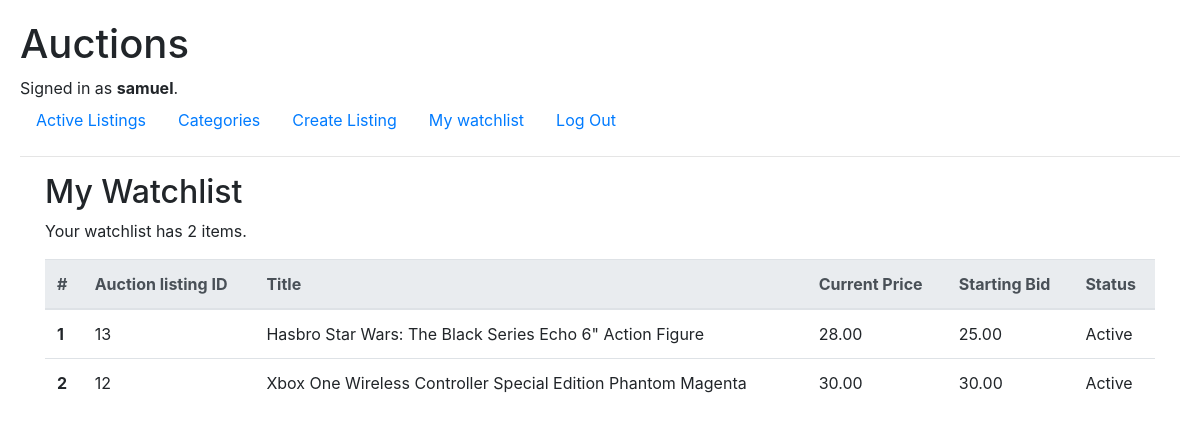
The app's page /watchlist (signed in) with its own data.
### auctions/models.py (models this page shows, shortened)
class User(AbstractUser):
    pass

class Auction(models.Model):
    title = models.CharField(max_length=64)
    description = models.TextField(max_length=512)
    starting_bid = models.DecimalField(max_digits=9, decimal_places=2, default=0.00)
    current_bid = models.DecimalField(max_digits=9, decimal_places=2, default=0.00)
    category = models.ForeignKey(Category, on_delete=models.CASCADE, related_name="auction_category", blank=True, null=True) # related_name search all the auctions with a given category
    imageURL = models.URLField(blank=True)
    seller = models.ForeignKey(User, on_delete=models.CASCADE, related_name="auction_seller")
    closed = models.BooleanField(default=False)
    creation_date = models.DateTimeField(auto_now_add=True)
    update_date = models.DateTimeField(auto_now=True, null=True)

### auctions/views.py (the view)
# urls.py: path("watchlist", views.watchlist, name="watchlist")
@login_required(login_url="login")
def watchlist(request):
    try:
        watchlist = Watchlist.objects.get(user=request.user)
        auctions = watchlist.auctions.all().order_by('-id')
        watchingNum = watchlist.auctions.all().count()
    except ObjectDoesNotExist:
        watchlist = None
        auctions = None
        watchingNum = 0
    return render(request, "auctions/watchlist.html", {
        "watchlist": watchlist,
        "auctions": auctions,
        "watchingNum": watchingNum
    })

### auctions/templates/auctions/watchlist.html
{% extends "auctions/layout.html" %}
{% block body %}
<div class="container">
    <h2>My Watchlist</h2>
    {% if watchlist %}
    <div><p>Your watchlist has {{ watchingNum }} items.</p></div>
    <table class="table table-hover">
        <thead class="thead-light">
          <tr>
            <th scope="col">#</th>
            <th scope="col">Auction listing ID</th>
            <th scope="col">Title</th>
            <th scope="col">Current Price</th>
            <th scope="col">Starting Bid</th>
            <th scope="col">Status</th>
          </tr>
        </thead>
        <tbody>
        {% for auction in auctions %}
          <tr>
            <th scope="row">{{ forloop.counter }}</th>
            <td>{{ auction.id }}</td>
            <td><a href="{% url 'listing' auction.id %}" style="color: inherit;">{{ auction.title }}</a></td>
            <td>{{ auction.current_bid }}</td>
            <td>{{ auction.starting_bid }}</td>
            <td>
                {% if auction.closed %}
                    Closed
                {% else %}
                    Active
                {% endif %}
            </td>
          </tr>
        {% endfor %}
        </tbody>
      </table>
      {% else %}
      <p>No items in your watchlist.</p>
      {% endif %}
</div>
{% endblock %}

### auctions/templates/auctions/layout.html (shortened to what this page needs)
{% load static %}
<!DOCTYPE html>
<html lang="en">
    <head>
        <link rel="stylesheet" href="https://stackpath.bootstrapcdn.com/bootstrap/4.4.1/css/bootstrap.min.css">
        <link href="{% static 'auctions/styles.css' %}" rel="stylesheet">
    </head>
    <body>
        <h1>Auctions</h1>
        <div>
            {% if user.is_authenticated %}
                Signed in as <strong>{{ user.username }}</strong>.
            {% else %}
                Not signed in.
            {% endif %}
        </div>
        <ul class="nav">
            <li class="nav-item">
                <a class="nav-link" href="{% url 'index' %}">Active Listings</a>
            </li>
            <li class="nav-item">
                <a class="nav-link" href="{% url 'categories' %}">Categories</a>
            </li>
            {% if user.is_authenticated %}
                <li class="nav-item">
                    <a class="nav-link" href="{% url 'create' %}">Create Listing</a>
                </li>
                <li class="nav-item">
                    <a class="nav-link" href="{% url 'watchlist' %}">My watchlist</a>
                </li>
                <li class="nav-item">
                    <a class="nav-link" href="{% url 'logout' %}">Log Out</a>
                </li>
            {% endif %}
        </ul>
        <hr>
        {% block body %}
        {% endblock %}
    </body>
</html>

### auctions/static/auctions/styles.css (style rules this page uses)
body { margin: 10px; padding: 10px; }

### records on screen
User: username "samuel"
Auction: id "13", title "Hasbro Star Wars: The Black Series Echo 6\" Action Figure", current_bid "28.00", starting_bid "25.00", closed "Active"
Auction: id "12", title "Xbox One Wireless Controller Special Edition Phantom Magenta", current_bid "30.00", starting_bid "30.00", closed "Active"

### other values on screen
{{ watchingNum }} "2"
